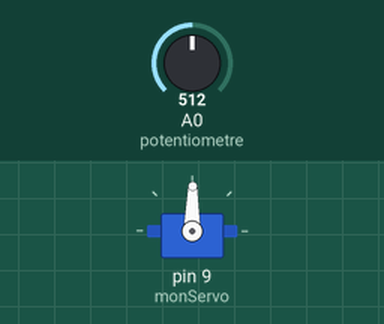
This sketch was run on a simulated Arduino Uno, built with avr-gcc and run on an emulated ATmega328P. Shown: servo. Inputs (shaded band) come from the test bench; at power-on: A0 (potentiometre) = 512.

Above: at 1.2 s.
1.3 s: A0 (potentiometre) set to 716
At 1.8 s:
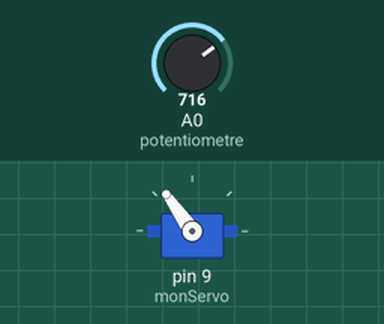
2.8 s: A0 (potentiometre) set to 900
At 4.0 s:
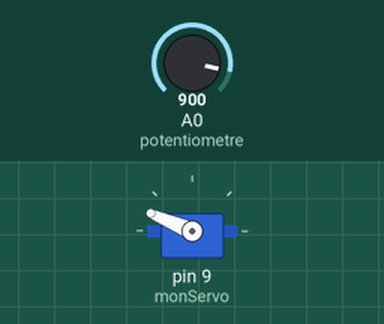
4.3 s: A0 (potentiometre) set to 1023
At 5.5 s:
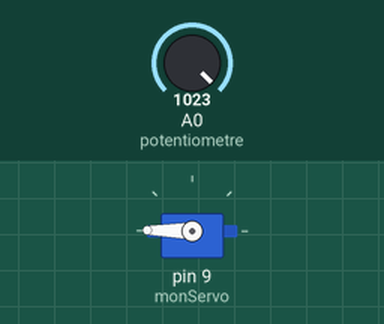
5.8 s: A0 (potentiometre) set to 306
At 6.8 s:
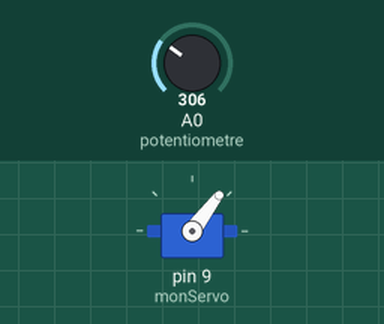
7.3 s: A0 (potentiometre) set to 122
At 8.0 s:
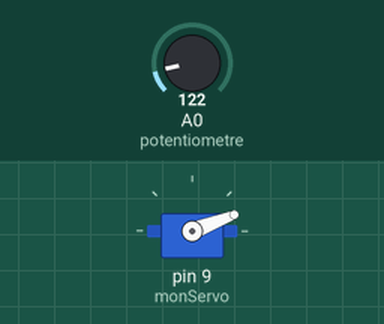
8.8 s: A0 (potentiometre) set to 511
At 9.3 s:
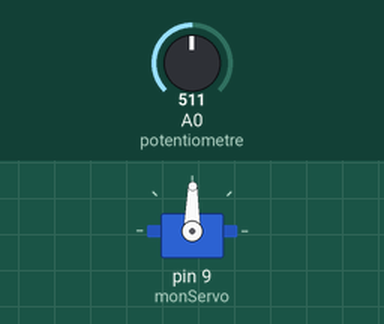
Timing chart, 0 to 11.3 s (numbered marks = the images above; inputs shaded):
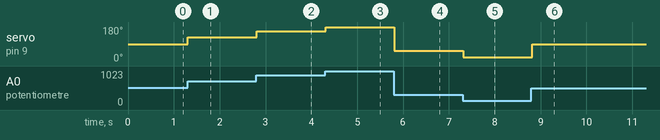

Measured:
- after the input at 1.3 s, servo on pin 9 (monServo): 89° → 125° at once
- after the input at 2.8 s, servo on pin 9 (monServo): 125° → 157° at once
- after the input at 4.3 s, servo on pin 9 (monServo): 157° → 179° at once
- after the input at 5.8 s, servo on pin 9 (monServo): 179° → 53° at once
- after the input at 7.3 s, servo on pin 9 (monServo): 53° → 21° at once
- after the input at 8.8 s, servo on pin 9 (monServo): 21° → 89° at once

The sketch:

servo.ino
```cpp
/***********************************************************
Description: Controler la rotation d'un servo moteur à l'aide
d'un potentiometre.
***********************************************************/

//On commence par inclure la bibliothèque de commande des servo
#include <Servo.h>

// Initialisation du servo-moteur
Servo monServo;

//Initialisation de la valeur du potentiometre
int potentiometre = 0;

void setup()
{
    monServo.attach(9); // on va commander l'angle du servo-moteur avec la pin 9
    monServo.write(0); // on place le servo à 0 degré au demarrage
}

void loop()
{
    int val = analogRead(potentiometre); // lecture de la valeur du potentiometre, comprise entre 0 et 1024
    int angle = val / 5.7; // On converti cette valeur en degrés entre 0 et 180.
    monServo.write(angle); // On envoi la commande de l'angle au servo-moteur
    delay(100); // petit temps de pause pour laisser le moteur respirer
}
```
